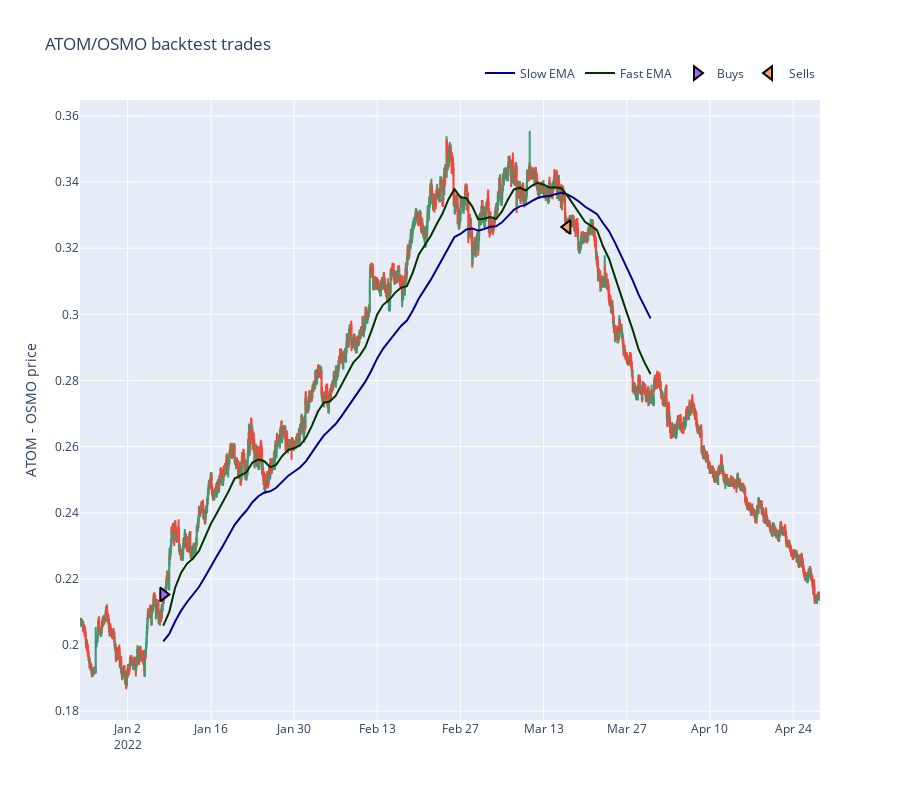

Notebook source saved alongside this figure:
### Code cell
from tradeexecutor.visual.single_pair import visualise_single_pair

figure = visualise_single_pair(state, universe.universe.candles)

figure.show()
